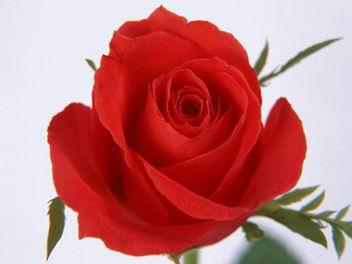
#> input picture images/flower123.jpg, 352 x 264 px
$ python ex4.py
#> lines starting #> are read from the running program, lines starting #| are printed output that depends on the picture; after the words box and inside, x2 and y2 are one past the last pixel; in counts of white or black regions, pixels touching at a corner belong together
REACTANGLE_SIZE = 20
STEP = 10

import cv2
import numpy as np
import matplotlib.pyplot as plt

path ='../images/flower123.jpg'
lwpImg = cv2.imread(path)
#> lwpImg is the input picture: shape (264, 352, 3); mean B, G, R 124, 122, 194.7
gray_lwpImg = cv2.cvtColor(lwpImg, cv2.COLOR_BGR2GRAY)
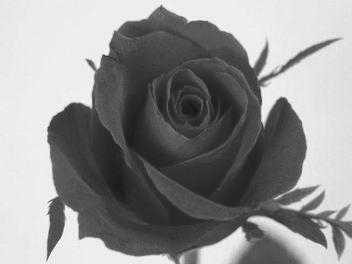
#> gray_lwpImg: shape (264, 352); min 21, max 255, mean 143.8

lwpImg = cv2.rectangle(lwpImg, (290, 0), (310, 327), (0, 255, 0), 2)
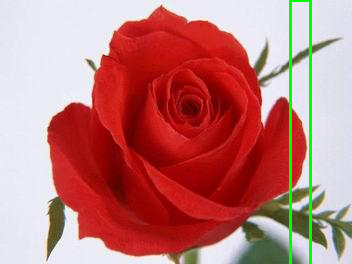
#> lwpImg: shape (264, 352, 3); 1.74% of pixels changed, all inside (x1, y1, x2, y2) = (289, 0, 312, 264)
cv2.imshow('local_pixel', lwpImg)

pixel_data = np.array(gray_lwpImg)
box_data = pixel_data[:, 290:310]
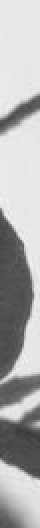
#> box_data: shape (264, 20) (shown 2 times larger); min 54, max 245, mean 174.4
pixel_sum = np.sum(box_data, axis=1)
#> pixel_sum = 264 values, max 4656 at index 99, min 1365 at index 217, mean 3487.6

x = range(200)
fig = plt.figure(figsize=(4, 2))
ax1 = fig.add_subplot(1, 1, 1)
#> (the run stopped early here; a loop or call above may not have finished)
